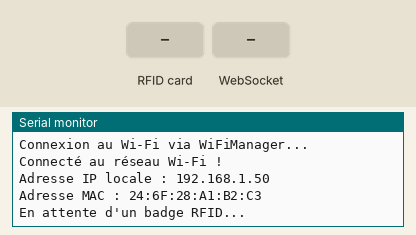
A sketch run on a simulated ESP32. On the bench: the last lines printed to the serial monitor. The inputs (shaded band) are chosen by the test bench. WiFi joins after 1.5 s; servers stay silent unless stated; EEPROM starts erased.

Above: at 2.7 s.
2.8 s: RFID card 5E 7A 19 C4 held to the reader
At 4.0 s:
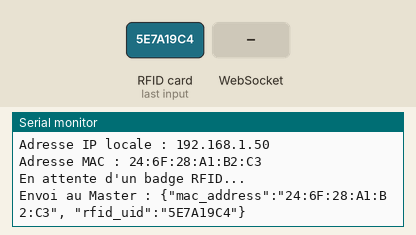
4.3 s: WebSocket text "1" received
At 5.6 s:
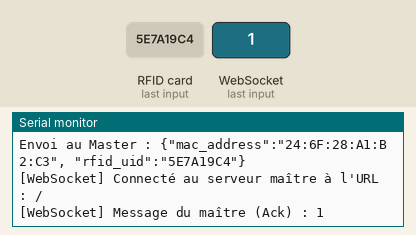

Measured:
- after the input at 2.8 s, the serial monitor: prints a new line at once (image 1)
- after the input at 4.3 s, the serial monitor: prints a new line after 0.51 s (image 2)

The sketch:

get_and_send_uuid.ino
```cpp
#include <WiFi.h>
#include <WiFiManager.h>
#include <WebSocketsClient.h>
#include <MFRC522v2.h>
#include <MFRC522DriverSPI.h>
#include <MFRC522DriverPinSimple.h>
#include <MFRC522Debug.h>
#include <Preferences.h> // Ajout de la bibliothèque pour la mémoire Flash

// ==========================================
// CONFIGURATION DU SERVEUR MAÎTRE
// ==========================================
char server_ip[40] = "10.199.91.247";                       // Variable dynamique pour l'IP du serveur FastAPI
const uint16_t websocket_port = 8000;          // Port par défaut de Uvicorn/FastAPI
const char* websocket_path = "/ws/esp";        // Chemin défini dans ton APIRouter FastAPI

// Configuration RFID
MFRC522DriverPinSimple ss_pin(5);
MFRC522DriverSPI driver{ss_pin};
MFRC522 mfrc522{driver};

// Configuration WebSocket et Mémoire
WebSocketsClient webSocket;
Preferences preferences; // Instance pour lire/écrire en mémoire flash
String macAddress = ""; // Stockera l'adresse MAC de l'ESP32

// Fonction de gestion des événements du Client WebSocket
void webSocketEvent(WStype_t type, uint8_t * payload, size_t length) {
  switch(type) {
    case WStype_DISCONNECTED:
      Serial.println(F("[WebSocket] Déconnecté du serveur maître !"));
      break;
    case WStype_CONNECTED: {
      Serial.printf("[WebSocket] Connecté au serveur maître à l'URL : %s\n", payload);

      // Envoi d'un premier message JSON pour s'enregistrer auprès du Master
      String initJson = "{\"mac_address\":\"" + macAddress + "\", \"status\":\"connected\"}";
      webSocket.sendTXT(initJson);
      break;
    }
    case WStype_TEXT:
      Serial.printf("[WebSocket] Message du maître (Ack) : %s\n", payload);
      break;
    case WStype_BIN:
    case WStype_ERROR:
    case WStype_FRAGMENT_TEXT_START:
    case WStype_FRAGMENT_BIN_START:
    case WStype_FRAGMENT:
    case WStype_FRAGMENT_FIN:
      break;
  }
}

void setup() {
  Serial.begin(115200);
  while (!Serial);

  Serial.println(F("Démarrage de l'ESP32 en mode SLAVE..."));

  // --- GESTION DE LA MÉMOIRE ET DU PORTAIL WIFI ---

  // Ouvre l'espace "config" en mode lecture/écriture
  preferences.begin("config", false);

  // Récupère l'IP sauvegardée (si elle existe, sinon utilise la valeur de server_ip par défaut)
  String saved_ip = preferences.getString("server_ip", server_ip);
  strcpy(server_ip, saved_ip.c_str());
  Serial.print(F("IP du Master en mémoire : "));
  Serial.println(server_ip);

  // Initialisation de WiFiManager
  WiFiManager wm;

  // Ajout du champ personnalisé pour l'IP du serveur dans le portail captif
  WiFiManagerParameter custom_server_ip("server", "IP du Serveur Master", server_ip, 40);
  wm.addParameter(&custom_server_ip);

  Serial.println(F("Connexion au Wi-Fi via WiFiManager..."));
  bool res = wm.autoConnect("ESP32_RFID_AP");

  if(!res) {
    Serial.println(F("Échec de la connexion Wi-Fi. Redémarrage..."));
    ESP.restart();
  }

  // Vérifie si l'utilisateur a modifié l'IP dans le portail captif
  if (String(server_ip) != String(custom_server_ip.getValue())) {
    Serial.println(F("Nouvelle IP détectée dans le portail. Sauvegarde en mémoire..."));
    strcpy(server_ip, custom_server_ip.getValue());
    preferences.putString("server_ip", server_ip);
  }

  // ------------------------------------------------

  Serial.println(F("Connecté au réseau Wi-Fi !"));
  Serial.print(F("Adresse IP locale : "));
  Serial.println(WiFi.localIP());

  // Récupération de l'adresse MAC
  macAddress = WiFi.macAddress();
  Serial.print(F("Adresse MAC : "));
  Serial.println(macAddress);

  // Démarrage du Client WebSocket avec l'IP dynamique
  webSocket.begin(server_ip, websocket_port, websocket_path);
  webSocket.setReconnectInterval(5000); // Reconnexion toutes les 5s en cas de perte
  webSocket.onEvent(webSocketEvent);

  // Initialisation du lecteur RFID
  mfrc522.PCD_Init();
  MFRC522Debug::PCD_DumpVersionToSerial(mfrc522, Serial);
  Serial.println(F("En attente d'un badge RFID..."));
}

void loop() {
  // Maintient la connexion avec le serveur maître
  webSocket.loop();

  if (!mfrc522.PICC_IsNewCardPresent() || !mfrc522.PICC_ReadCardSerial()) {
    return;
  }

  // Extraction de l'UID en format hexadécimal pur (ex: "A1B2C3D4")
  String uidHex = "";
  for (byte i = 0; i < mfrc522.uid.size; i++) {
    if(mfrc522.uid.uidByte[i] < 0x10) {
      uidHex += "0";
    }
    uidHex += String(mfrc522.uid.uidByte[i], HEX);
  }
  uidHex.toUpperCase();

  // Création du payload JSON avec l'adresse MAC et l'UID du badge
  String jsonPayload = "{\"mac_address\":\"" + macAddress + "\", \"rfid_uid\":\"" + uidHex + "\"}";

  Serial.println("Envoi au Master : " + jsonPayload);

  // Envoi du JSON au serveur Master
  webSocket.sendTXT(jsonPayload);

  // Délai pour éviter le multi-scan accidentel
  delay(2000);
}
```
